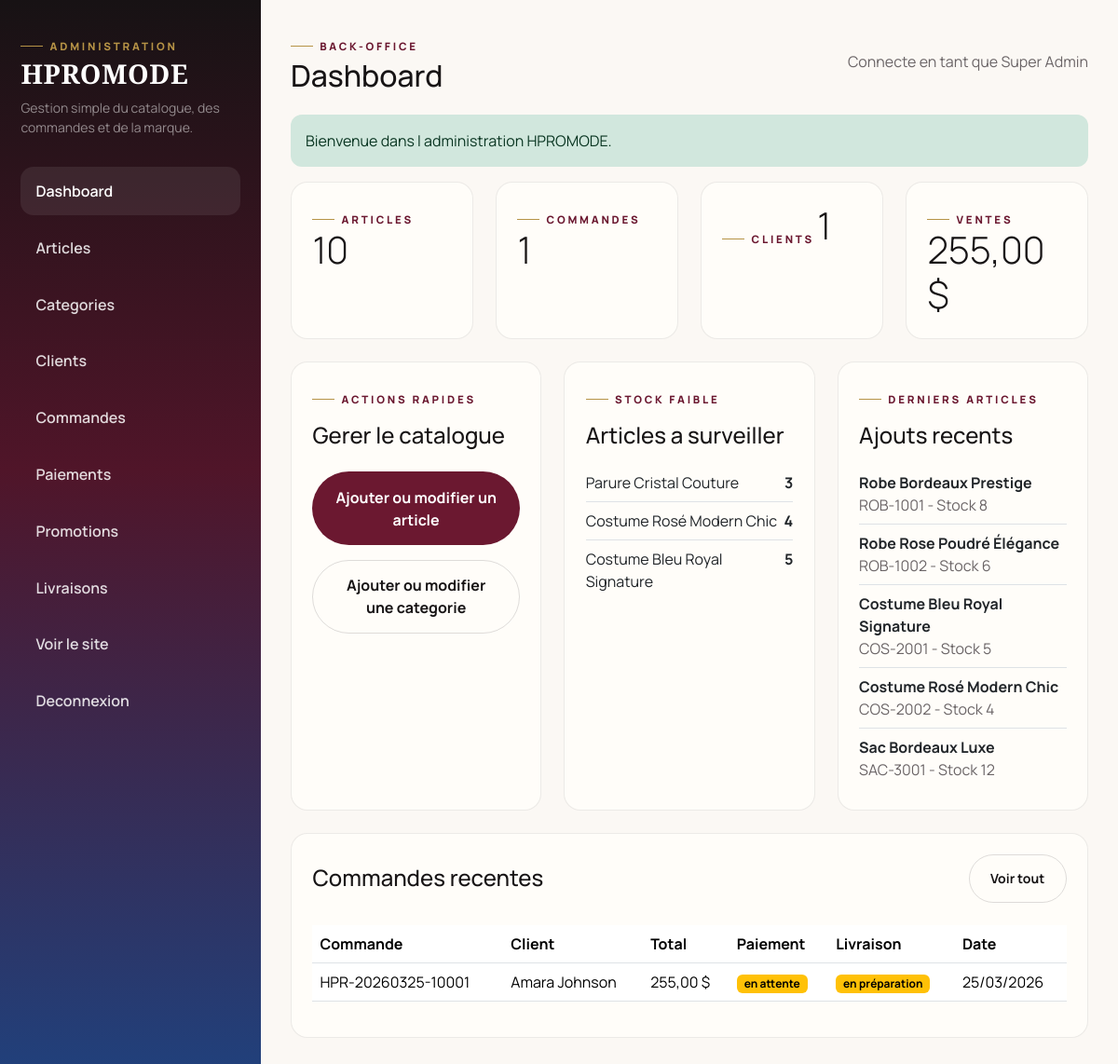
The page /admin/index.php (signed in) on the database its author committed.
### tables this page shows
CREATE TABLE products (
    id INT AUTO_INCREMENT PRIMARY KEY,
    category_id INT NOT NULL,
    name VARCHAR(180) NOT NULL,
    slug VARCHAR(180) NOT NULL UNIQUE,
    sku VARCHAR(80) NOT NULL UNIQUE,
    description TEXT NOT NULL,
    price DECIMAL(10,2) NOT NULL,
    promo_price DECIMAL(10,2) DEFAULT NULL,
    stock INT NOT NULL DEFAULT 0,
    color_options VARCHAR(255) DEFAULT NULL,
    size_options VARCHAR(255) DEFAULT NULL,
    main_image LONGTEXT NOT NULL,
    is_featured TINYINT(1) NOT NULL DEFAULT 0,
    is_new TINYINT(1) NOT NULL DEFAULT 1,
    is_active TINYINT(1) NOT NULL DEFAULT 1,
    created_at TIMESTAMP DEFAULT CURRENT_TIMESTAMP,
    updated_at TIMESTAMP DEFAULT CURRENT_TIMESTAMP ON UPDATE CURRENT_TIMESTAMP,
    CONSTRAINT fk_products_category FOREIGN KEY (category_id) REFERENCES categories(id) ON DELETE RESTRICT
);

CREATE TABLE orders (
    id INT AUTO_INCREMENT PRIMARY KEY,
    user_id INT NOT NULL,
    order_number VARCHAR(80) NOT NULL UNIQUE,
    first_name VARCHAR(100) NOT NULL,
    last_name VARCHAR(100) NOT NULL,
    phone VARCHAR(50) NOT NULL,
    email VARCHAR(180) NOT NULL,
    address VARCHAR(255) NOT NULL,
    city VARCHAR(120) NOT NULL,
    country VARCHAR(120) NOT NULL,
    subtotal DECIMAL(10,2) NOT NULL DEFAULT 0,
    delivery_fee DECIMAL(10,2) NOT NULL DEFAULT 0,
    discount_amount DECIMAL(10,2) NOT NULL DEFAULT 0,
    total_amount DECIMAL(10,2) NOT NULL DEFAULT 0,
    delivery_method VARCHAR(120) NOT NULL,
    delivery_zone VARCHAR(120) DEFAULT NULL,
    payment_method VARCHAR(120) NOT NULL,
    payment_status VARCHAR(60) NOT NULL DEFAULT 'en attente',
    delivery_status VARCHAR(60) NOT NULL DEFAULT 'en attente',
    promo_code VARCHAR(80) DEFAULT NULL,
    notes TEXT DEFAULT NULL,
    created_at TIMESTAMP DEFAULT CURRENT_TIMESTAMP,
    CONSTRAINT fk_orders_user FOREIGN KEY (user_id) REFERENCES users(id) ON DELETE CASCADE
);

### includes/functions.php (called while the page is built, shortened)
<?php
function e($value)
{
    $value = (string) $value;
    return htmlspecialchars($value, ENT_QUOTES, 'UTF-8');
}
function base_url($path = '')
{
    $path = ltrim((string) $path, '/');
    return (BASE_URL !== '' ? BASE_URL : '') . '/' . $path;
}
function format_price($price)
{
    return number_format((float) $price, 2, ',', ' ') . ' $';
}
function hpromode_lower($value)
{
    $value = trim((string) $value);
    if (function_exists('mb_strtolower')) {
        return mb_strtolower($value, 'UTF-8');
    }
    return strtolower($value);
}
function badge_class($status)
{
    $normalized = hpromode_lower($status);
    switch ($normalized) {
        case 'en attente':
        case 'pending':
        case 'en préparation':
        case 'preparation':
        case 'draft':
            return 'warning';
    }
}

### admin/index.php (the view, shortened to what this page needs)
<?php
require_once __DIR__ . '/includes_top.php';
$stats = array(
    'products' => (int) $pdo->query('SELECT COUNT(*) FROM products')->fetchColumn(),
    'orders' => (int) $pdo->query('SELECT COUNT(*) FROM orders')->fetchColumn(),
    'customers' => (int) $pdo->query('SELECT COUNT(*) FROM users')->fetchColumn(),
    'sales' => (float) $pdo->query('SELECT COALESCE(SUM(total_amount), 0) FROM orders')->fetchColumn(),
);
$recentOrders = $pdo->query(
    'SELECT id, order_number, first_name, last_name, total_amount, payment_status, delivery_status, created_at
     FROM orders ORDER BY created_at DESC LIMIT 6'
)->fetchAll();
$lowStockProducts = $pdo->query(
    'SELECT id, name, stock FROM products WHERE stock <= ' . LOW_STOCK_THRESHOLD . ' ORDER BY stock ASC, name ASC LIMIT 6'
)->fetchAll();
$recentProducts = $pdo->query(
    'SELECT id, name, sku, stock, created_at FROM products ORDER BY created_at DESC LIMIT 5'
)->fetchAll();
?>
<div class="row g-4 mb-4">
    <div class="col-md-6 col-xl-3">
        <div class="summary-card h-100">
            <span class="eyebrow">Articles</span>
            <strong class="display-6"><?= $stats['products'] ?></strong>
        </div>
    </div>
    <div class="col-md-6 col-xl-3">
        <div class="summary-card h-100">
            <span class="eyebrow">Commandes</span>
            <strong class="display-6"><?= $stats['orders'] ?></strong>
        </div>
    </div>
    <div class="col-md-6 col-xl-3">
        <div class="summary-card h-100">
            <span class="eyebrow">Clients</span>
            <strong class="display-6"><?= $stats['customers'] ?></strong>
        </div>
    </div>
    <div class="col-md-6 col-xl-3">
        <div class="summary-card h-100">
            <span class="eyebrow">Ventes</span>
            <strong class="display-6"><?= format_price($stats['sales']) ?></strong>
        </div>
    </div>
</div>
<div class="row g-4 mb-4">
    <div class="col-lg-4">
        <div class="glass-panel h-100">
            <p class="eyebrow">Actions rapides</p>
            <h3 class="h4 mb-4">Gerer le catalogue</h3>
            <div class="d-grid gap-3">
                <a class="btn btn-dark" href="<?= e(base_url('admin/products.php')) ?>">Ajouter ou modifier un article</a>
                <a class="btn btn-outline-dark" href="<?= e(base_url('admin/categories.php')) ?>">Ajouter ou modifier une categorie</a>
            </div>
        </div>
    </div>
    <div class="col-lg-4">
        <div class="glass-panel h-100">
            <p class="eyebrow">Stock faible</p>
            <h3 class="h4 mb-3">Articles a surveiller</h3>
            <?php if ($lowStockProducts === array()): ?>
                <p class="small-muted mb-0">Aucune alerte stock pour le moment.</p>
            <?php else: ?>
                <ul class="list-group list-group-flush">
                    <?php foreach ($lowStockProducts as $product): ?>
                        <li class="list-group-item bg-transparent px-0 d-flex justify-content-between">
                            <span><?= e($product['name']) ?></span>
                            <strong><?= (int) $product['stock'] ?></strong>
                        </li>
                    <?php endforeach; ?>
                </ul>
            <?php endif; ?>
        </div>
    </div>
    <div class="col-lg-4">
        <div class="glass-panel h-100">
            <p class="eyebrow">Derniers articles</p>
            <h3 class="h4 mb-3">Ajouts recents</h3>
            <?php if ($recentProducts === array()): ?>
                <p class="small-muted mb-0">Aucun article recemment ajoute.</p>
            <?php else: ?>
                <ul class="list-group list-group-flush">
                    <?php foreach ($recentProducts as $product): ?>
                        <li class="list-group-item bg-transparent px-0">
                            <strong><?= e($product['name']) ?></strong>
                            <div class="small-muted"><?= e($product['sku']) ?> - Stock <?= (int) $product['stock'] ?></div>
                        </li>
                    <?php endforeach; ?>
                </ul>
            <?php endif; ?>
        </div>
    </div>
</div>
<div class="glass-panel">
    <div class="d-flex justify-content-between align-items-center mb-4">
        <h3 class="h4 mb-0">Commandes recentes</h3>
        <a class="btn btn-outline-dark btn-sm" href="<?= e(base_url('admin/orders.php')) ?>">Voir tout</a>
    </div>
    <div class="table-responsive">
        <table class="table align-middle">
            <thead>
                <tr>
                    <th>Commande</th>
                    <th>Client</th>
                    <th>Total</th>
                    <th>Paiement</th>
                    <th>Livraison</th>
                    <th>Date</th>
                </tr>
            </thead>
            <tbody>
                <?php foreach ($recentOrders as $order): ?>
                    <tr>
                        <td><a href="<?= e(base_url('admin/order-details.php?id=' . (int) $order['id'])) ?>"><?= e($order['order_number']) ?></a></td>
                        <td><?= e($order['first_name'] . ' ' . $order['last_name']) ?></td>
                        <td><?= format_price((float) $order['total_amount']) ?></td>
                        <td><span class="badge text-bg-<?= badge_class($order['payment_status']) ?>"><?= e($order['payment_status']) ?></span></td>
                        <td><span class="badge text-bg-<?= badge_class($order['delivery_status']) ?>"><?= e($order['delivery_status']) ?></span></td>
                        <td><?= e(date('d/m/Y', strtotime($order['created_at']))) ?></td>
                    </tr>
                <?php endforeach; ?>
            </tbody>
        </table>
    </div>
</div>
<?php require_once __DIR__ . '/includes_bottom.php'; ?>

### assets/css/style.css (style rules this page uses)
:root { --bg: #fbf8f4; --surface: #fffdf9; --surface-soft: #f3eee8; --ink: #171415; --muted: #6b6567; --line: rgba(23, 20, 21, 0.08); --line-strong: rgba(23, 20, 21, 0.14); --bordeaux: #6b1830; --royal: #244a8f; --gold: #b69346; --gold-soft: #dfcb95; --radius-xl: 26px; --radius-lg: 18px; --radius-md: 12px; }
* { box-sizing: border-box; }
html { scroll-behavior: smooth; }
body { margin: 0; font-family: 'Manrope', sans-serif; color: var(--ink); background: var(--bg); min-height: 100vh; }
a { color: inherit; text-decoration: none; }
.eyebrow { display: inline-flex; align-items: center; gap: 0.45rem; font-size: 0.72rem; letter-spacing: 0.24em; text-transform: uppercase; font-weight: 800; color: var(--bordeaux); }
.eyebrow::before { content: ''; width: 24px; height: 1px; background: var(--gold); }
.small-muted { color: var(--muted); }
.btn { border-radius: 999px; padding: 0.9rem 1.4rem; font-weight: 700; }
.btn-dark { color: #fff; border: 1px solid rgba(107, 24, 48, 0.35); background: var(--bordeaux); }
.btn-outline-dark { color: var(--ink); border: 1px solid var(--line-strong); background: transparent; }
.editorial-card, .quote-panel, .collection-panel, .filter-card, .product-buy-card, .product-editorial-note, .summary-card, .auth-card, .universe-panel, .category-shortcut, .product-stage-gallery, .split-intro-media, .split-story-media, .catalog-hero-media, .rental-visual { background: var(--surface); border: 1px solid var(--line); border-radius: var(--radius-lg); }
.summary-card, .filter-card, .glass-panel { background: var(--surface); border: 1px solid var(--line); border-radius: var(--radius-lg); }
.summary-card, .filter-card, .glass-panel, .auth-card { padding: 1.4rem; }
.admin-body, .admin-login-body { background: var(--bg); }

### rows shown on the page
products: name "Parure Cristal Couture", stock "3"
products: name "Costume Rosé Modern Chic", stock "4", sku "COS-2002"
products: name "Costume Bleu Royal Signature", stock "5", sku "COS-2001"
products: name "Robe Bordeaux Prestige", sku "ROB-1001", stock "8"
products: name "Robe Rose Poudré Élégance", sku "ROB-1002", stock "6"
products: name "Sac Bordeaux Luxe", sku "SAC-3001", stock "12"
orders: order_number "HPR-20260325-10001", first_name+last_name "Amara Johnson", total_amount "255,00 $", payment_status "en attente", delivery_status "en préparation", created_at "25/03/2026"

### other values the page prints
isset($pageTitle) ? $pageTitle : 'Administration' "Dashboard"
array_value(current_admin(), 'name', 'Administrateur') "Super Admin"
$message "Bienvenue dans l administration HPROMODE."
$stats['products'] "10"
$stats['orders'] "1"
$stats['customers'] "1"
format_price($stats['sales']) "255,00 $"
